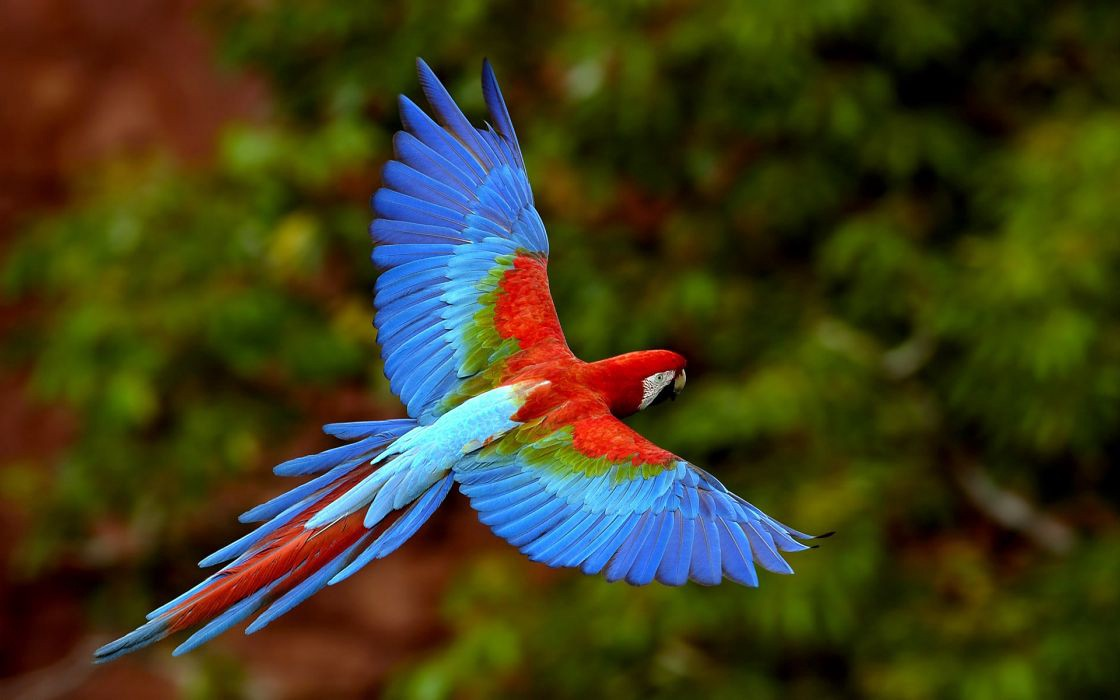
#> input picture ch_11_back_project/sample.jpeg, 1120 x 700 px, given in place of the camera
$ python webcam_sketching.py
#> lines starting #> are read from the running program, lines starting #| are printed output that depends on the picture; after the words box and inside, x2 and y2 are one past the last pixel; in counts of white or black regions, pixels touching at a corner belong together
import cv2
import numpy as np

cap = cv2.VideoCapture(0)
WIDTH, HEIGHT = 640, 480
cap.set(cv2.CAP_PROP_FRAME_WIDTH, WIDTH)
cap.set(cv2.CAP_PROP_FRAME_HEIGHT, HEIGHT)

while cap.isOpened():
    ret, frame = cap.read()
#> frame is the input picture: shape (700, 1120, 3); mean B, G, R 28.9, 61, 63.5

    blurred = cv2.blur(frame, (5, 5))
    gray = cv2.cvtColor(blurred, cv2.COLOR_BGR2GRAY)
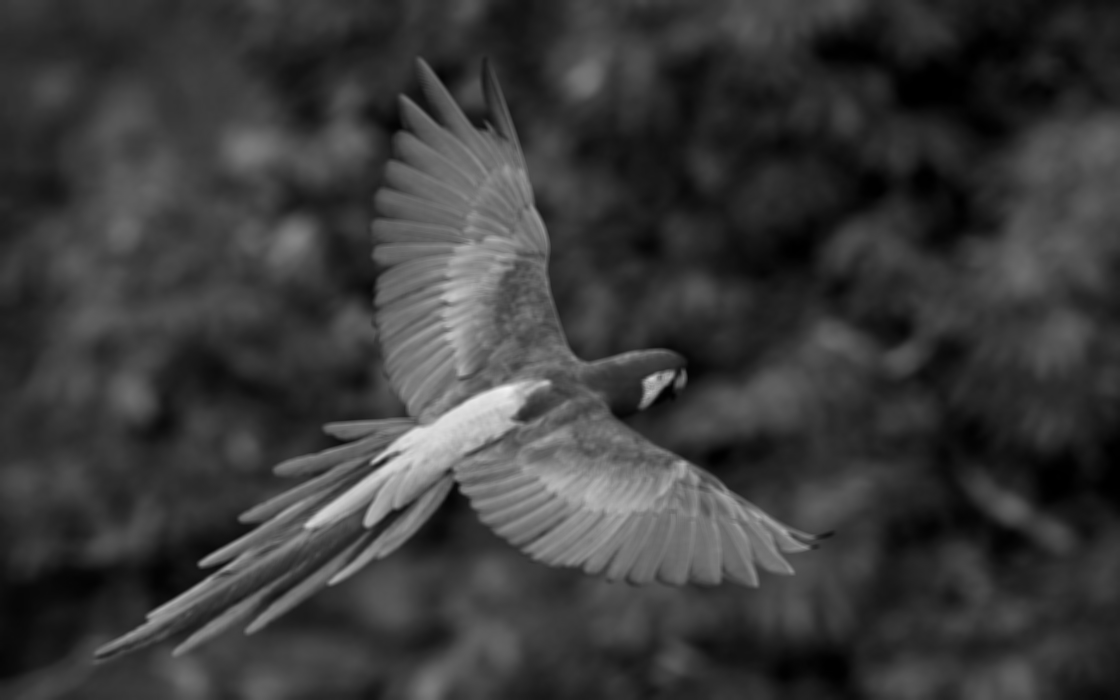
#> gray: shape (700, 1120); min 0, max 244, mean 58.1

    laplacian = cv2.Laplacian(gray, -1, None, 5)
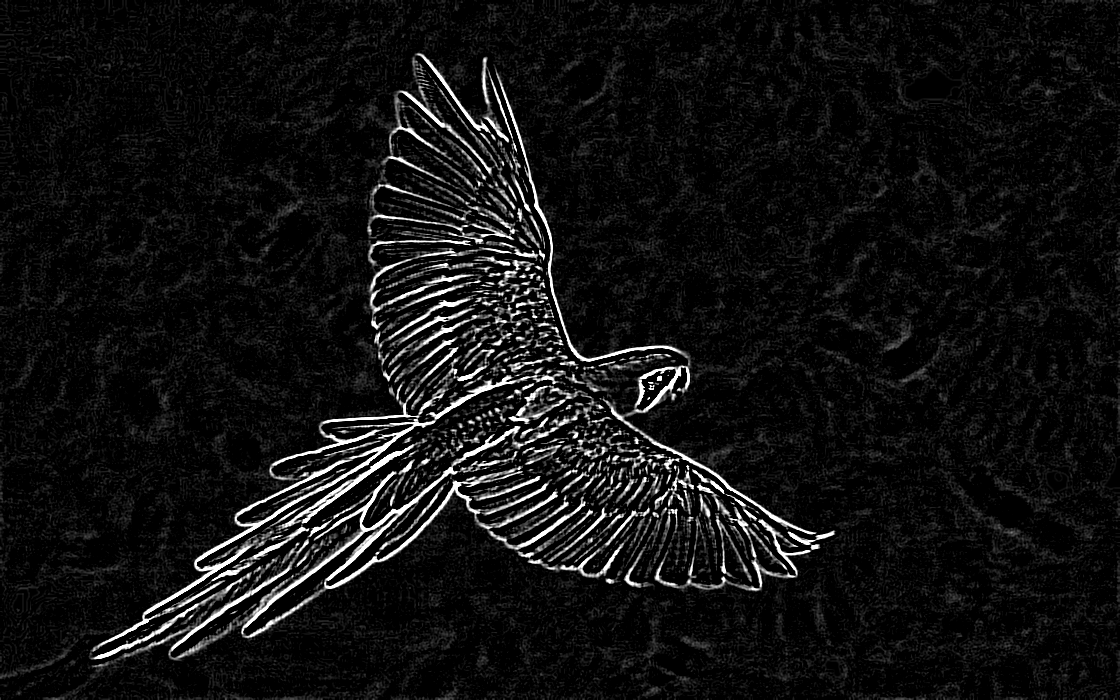
#> laplacian: shape (700, 1120); min 0, max 255, mean 17.7

    _, edge = cv2.threshold(laplacian, 50, 255, cv2.THRESH_BINARY_INV)
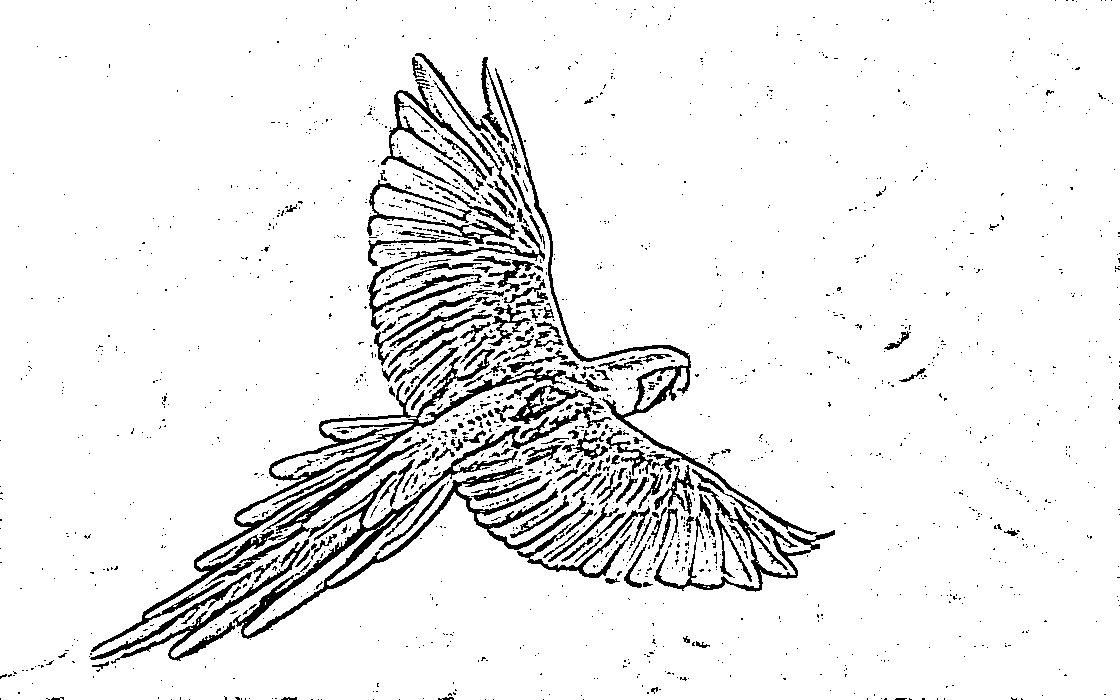
#> edge: shape (700, 1120); 92.7% white; 1718 black regions (1504 under 20 px), largest, box (x1, y1, x2, y2) and area: (233, 385, 612, 639) 8765, (91, 347, 566, 652) 6835, (495, 68, 817, 535) 3427
    edge = cv2.morphologyEx(edge, cv2.MORPH_CLOSE, (3, 3))
#> edge: shape (700, 1120); 93.1% white; 1082 black regions (811 under 20 px), largest, box (x1, y1, x2, y2) and area: (233, 410, 586, 640) 6808, (91, 348, 566, 653) 6041, (495, 69, 816, 536) 3412
    edge = cv2.medianBlur(edge, 3)
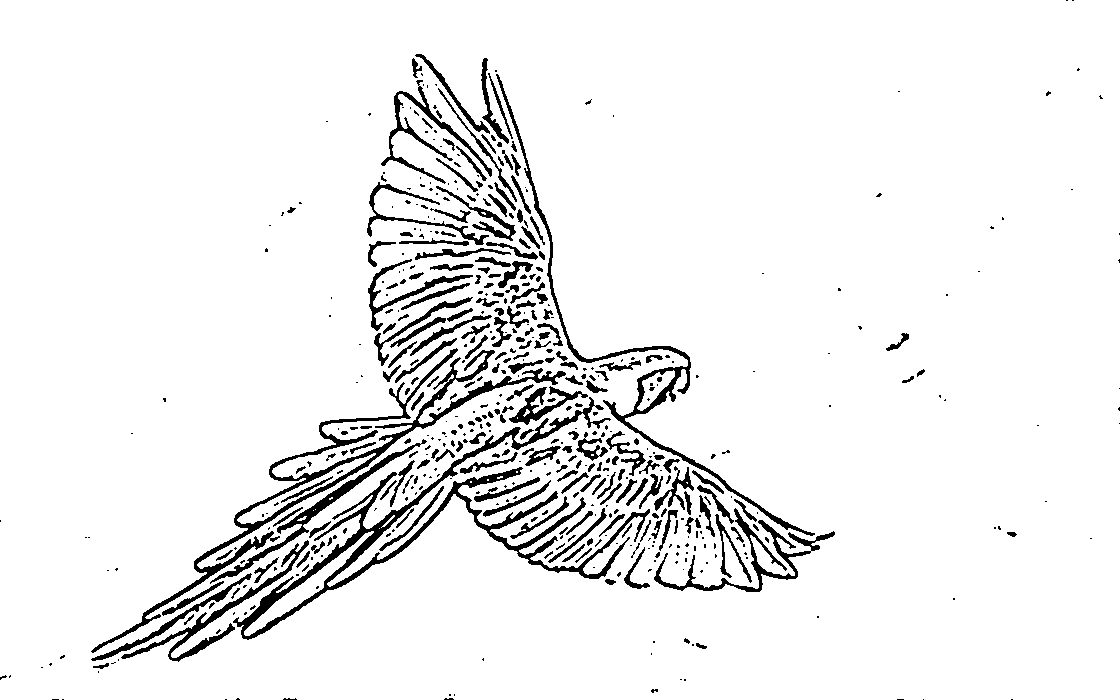
#> edge: shape (700, 1120); 93.5% white; 533 black regions (306 under 20 px), largest, box (x1, y1, x2, y2) and area: (233, 397, 650, 640) 8214, (91, 348, 566, 653) 6441, (496, 74, 815, 536) 3418

    img_paint = cv2.bitwise_and(blurred, blurred, mask=edge)
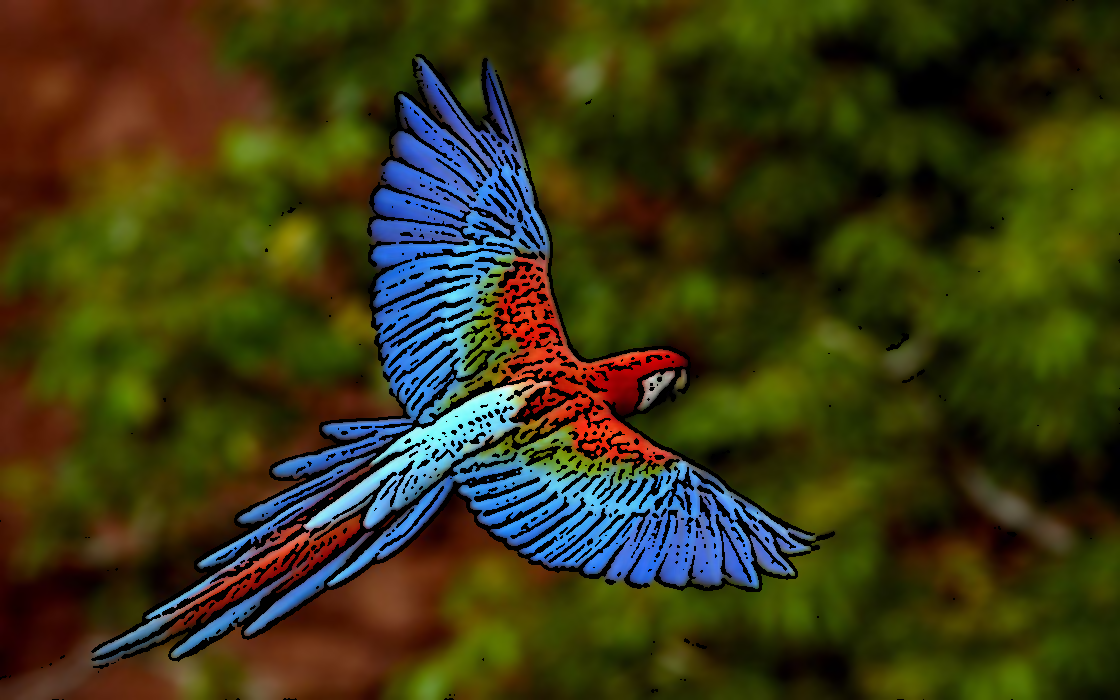
#> img_paint: shape (700, 1120, 3); mean B, G, R 22.1, 55.5, 57.9
    merged = np.hstack((frame, img_paint))
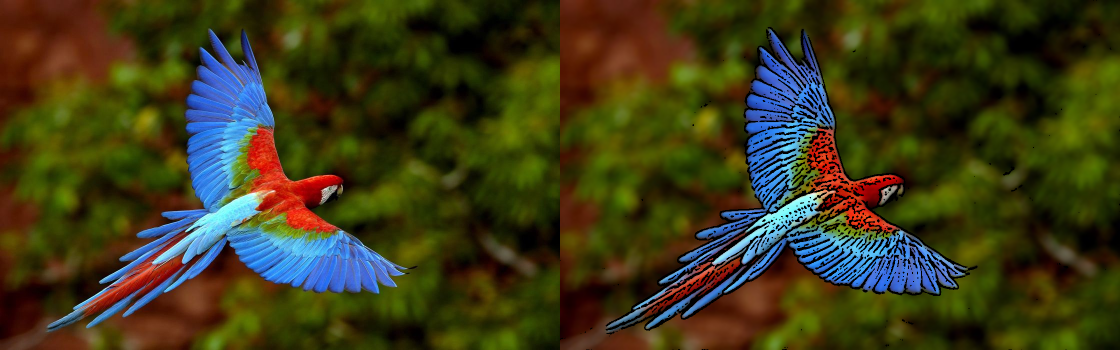
#> merged: shape (700, 2240, 3) (shown at 1/2 size); mean B, G, R 25.5, 58.2, 60.7

    if cv2.waitKey(1) & 0xFF == 27: break
#> (key Esc is pressed here)
    cv2.imshow('Recording', merged)

cap.release()
cv2.destroyAllWindows()
